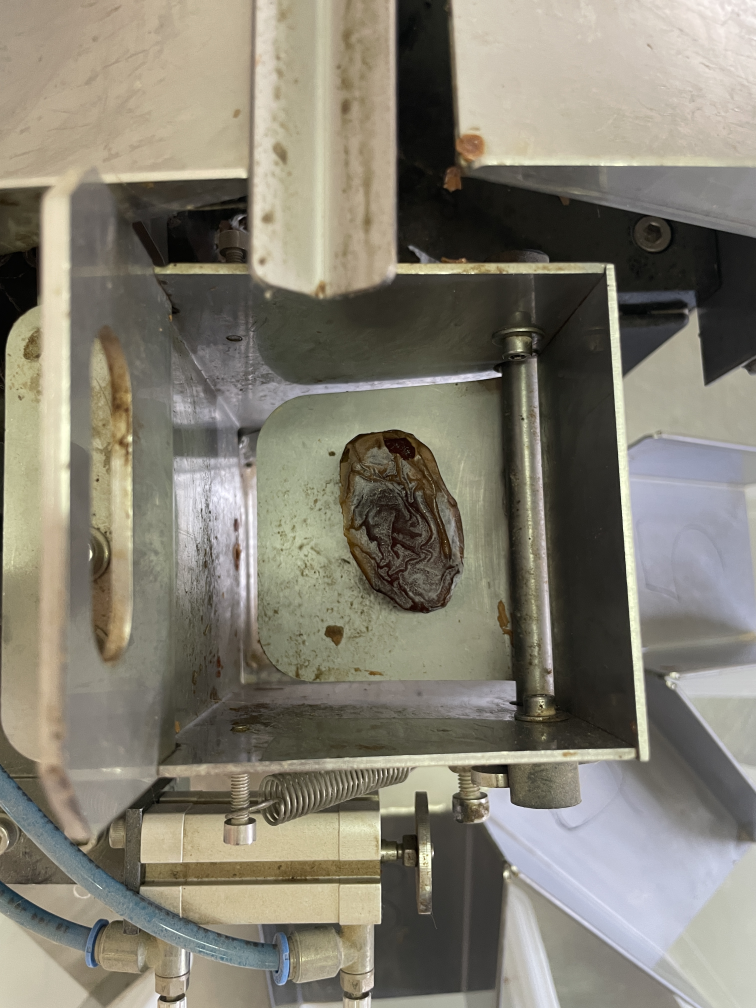
#> input picture tutorials/assets/blistered_date.JPG, 3024 x 4032 px, found by its file name (shown at 1/4 size)
$ python 'opencv#6.py'
#> lines starting #> are read from the running program, lines starting #| are printed output that depends on the picture; after the words box and inside, x2 and y2 are one past the last pixel; in counts of white or black regions, pixels touching at a corner belong together
import numpy as np
import cv2

img = cv2.imread('C:\\Workspace\\Projects\\DatesProject\\DateIQP\\tutorials\\assets\\blistered_date.jpg')
#> img is the input picture: shape (4032, 3024, 3); mean B, G, R 114, 127.2, 131.6
img = cv2.resize(img, (0, 0), fx=0.25, fy=0.25)
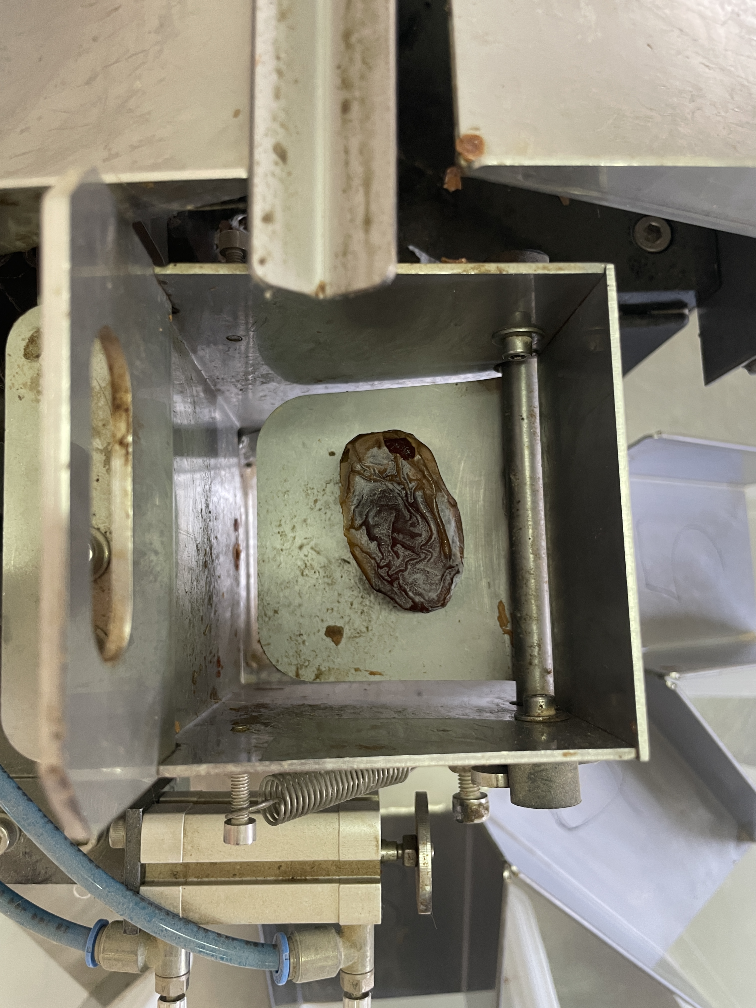
#> img: shape (1008, 756, 3); mean B, G, R 114.2, 127.3, 131.8
grey = cv2.cvtColor(img, cv2.COLOR_BGR2GRAY)
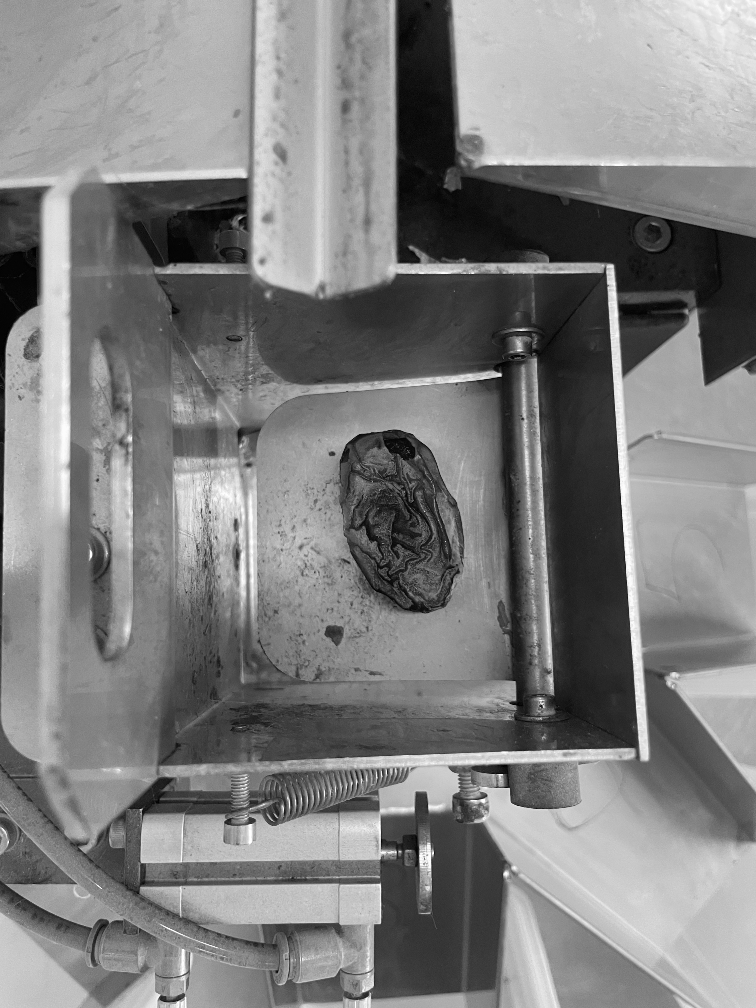
#> grey: shape (1008, 756); min 0, max 255, mean 127.2

corners = cv2.goodFeaturesToTrack(grey, 100, 0.6, 10) # img, quality of corner range, minimum euclidian distance in pixels
#> corners = [[500, 375], [509, 788], [399, 851], [379, 884], [141, 809], [502, 775]]
print(corners)
#| [[[500. 375.]]
#|  [[509. 788.]]
#|  [[399. 851.]]
#|  [[379. 884.]]
#|  [[141. 809.]]
#|  [[502. 775.]]]
corners = np.int0(corners)

for corner in corners:
    print(corner)
    x,y = corner.ravel()
    cv2.circle(img, (x,y), 5, (255, 0, 0), -1)
#> this loop made 6 passes
#| [[500 375]]
#| [[509 788]]
#| [[399 851]]
#| [[379 884]]
#| [[141 809]]
#| [[502 775]]
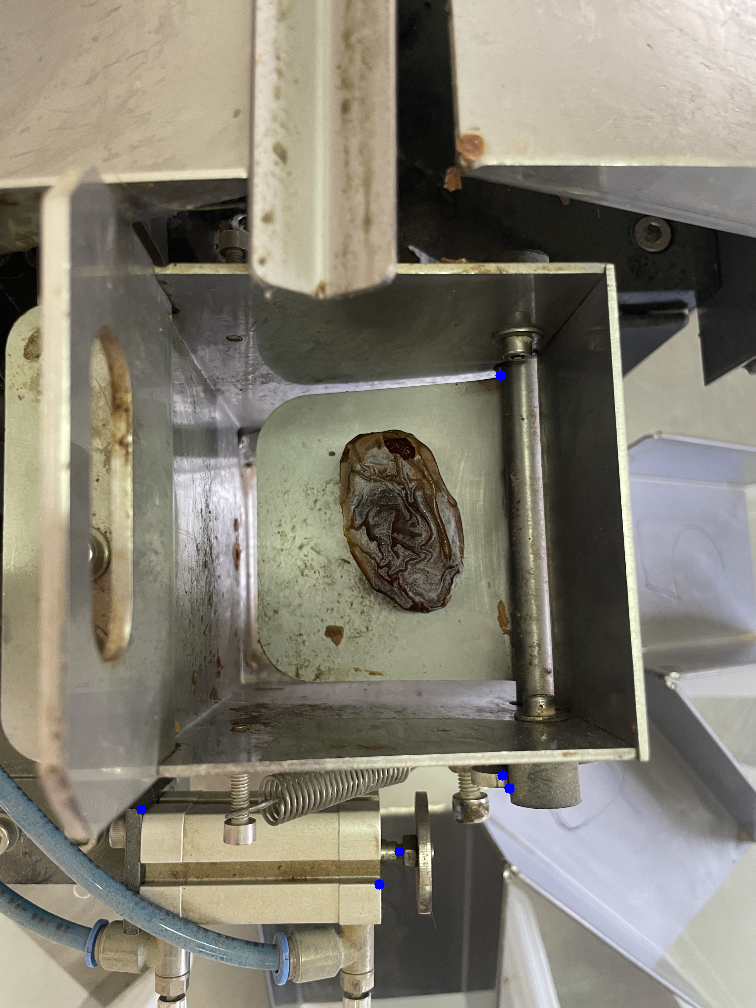
#> img: shape (1008, 756, 3); 0.06% of pixels changed, all inside (x1, y1, x2, y2) = (136, 370, 515, 890)


cv2.imshow("Frame", img)
cv2.waitKey(0)
cv2.destroyAllWindows()

$ run again, with tutorials/assets/blank.jpg copied over tutorials/assets/blistered_date.JPG
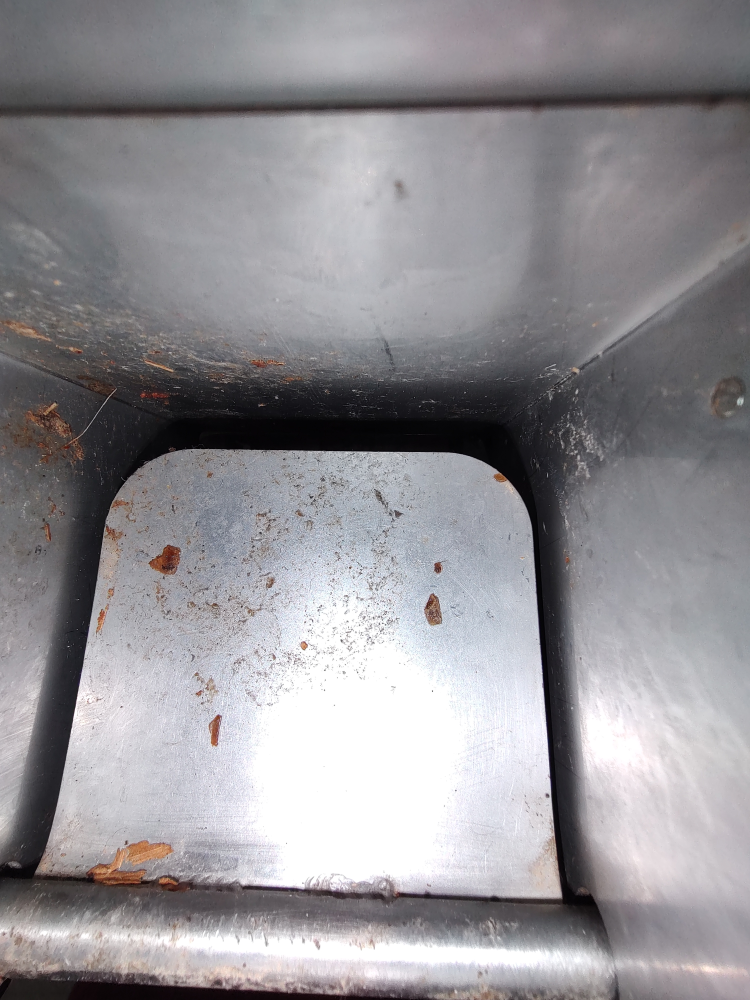
#> input picture tutorials/assets/blank.jpg, 3000 x 4000 px, found by its file name (shown at 1/4 size)
#> img is the input picture: shape (4000, 3000, 3); mean B, G, R 149.4, 145.4, 147.6
#> `img = cv2.resize(img, (0, 0), fx=0.25, fy=0.25)`:
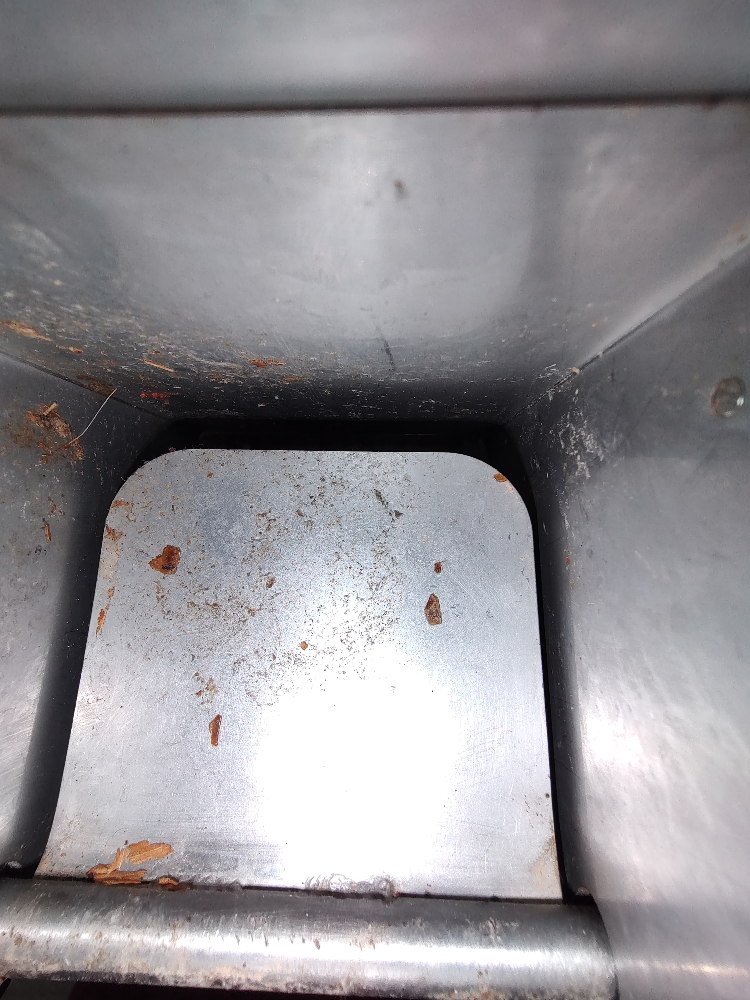
#> img: shape (1000, 750, 3); mean B, G, R 149.5, 145.5, 147.7
#> corners = [[350, 567], [341, 640], [310, 497], [260, 532], [360, 570], [546, 794], [121, 706], [324, 670], [359, 625], [318, 610], [241, 606], [368, 606]]
#| [[[350. 567.]]
#|  [[341. 640.]]
#|  [[310. 497.]]
#|  [[260. 532.]]
#|  [[360. 570.]]
#|  [[546. 794.]]
#> (further printed lines are left out)
#> the loop `for corner in corners:` made 12 passes
#> (printed output is left out)
#> after the loop `for corner in corners:`:
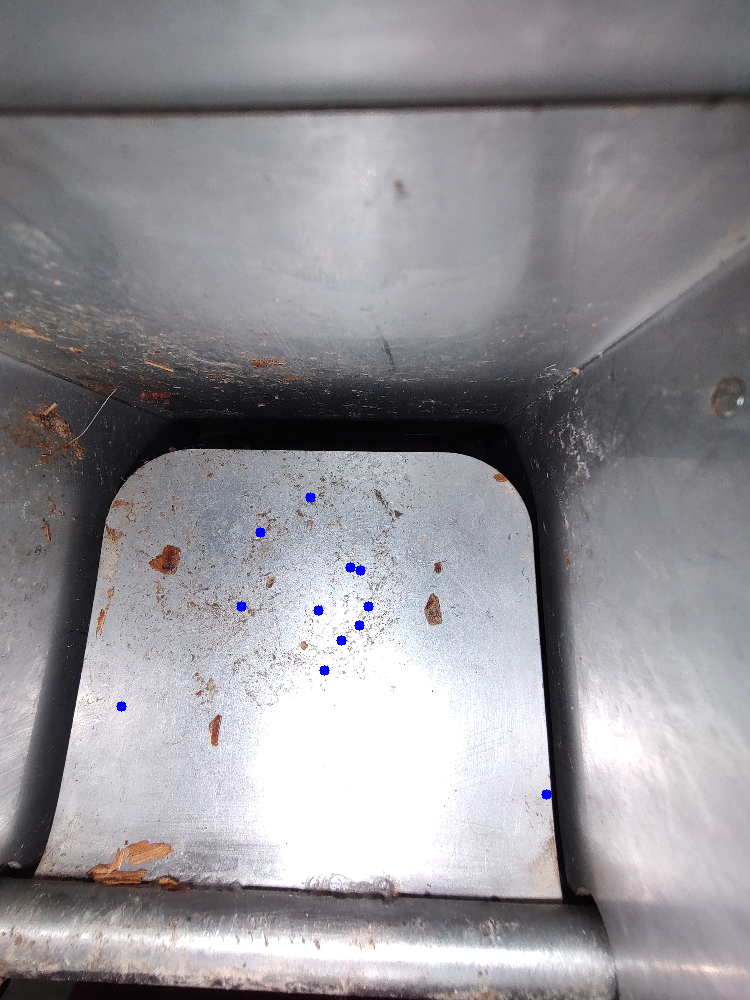
#> img: shape (1000, 750, 3); 0.13% of pixels changed, all inside (x1, y1, x2, y2) = (116, 492, 552, 800)

$ run again, with tutorials/assets/date.jpg copied over tutorials/assets/blistered_date.JPG
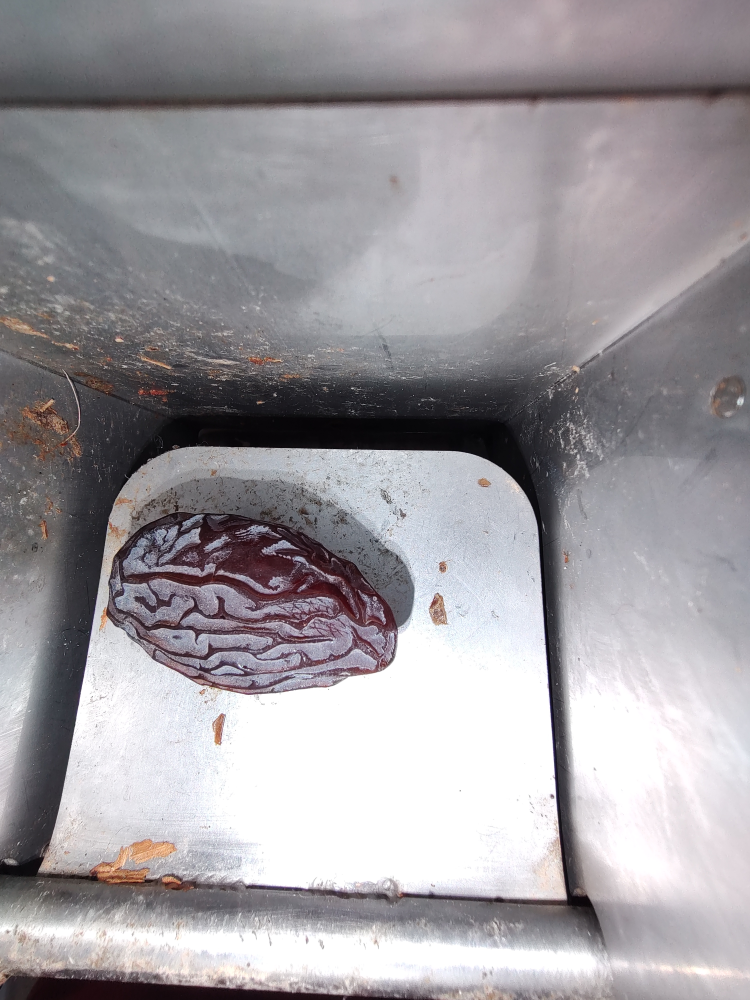
#> input picture tutorials/assets/date.jpg, 3000 x 4000 px, found by its file name (shown at 1/4 size)
#> img is the input picture: shape (4000, 3000, 3); mean B, G, R 160, 155.7, 159.4
#> `img = cv2.resize(img, (0, 0), fx=0.25, fy=0.25)`:
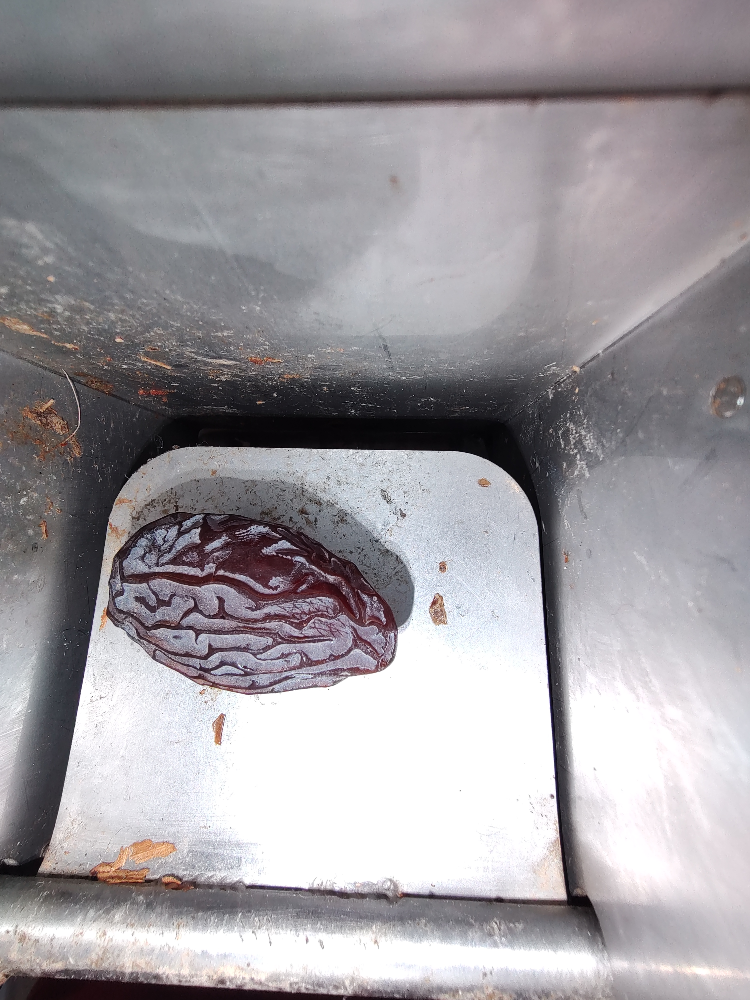
#> img: shape (1000, 750, 3); mean B, G, R 160.1, 155.8, 159.5
#> corners = 22 rows, first 8: [199, 541], [199, 528], [275, 395], [211, 672], [273, 577], [243, 672], [262, 550], [275, 554]
#> (printed output is left out)
#> the loop `for corner in corners:` made 22 passes
#> (printed output is left out)
#> after the loop `for corner in corners:`:
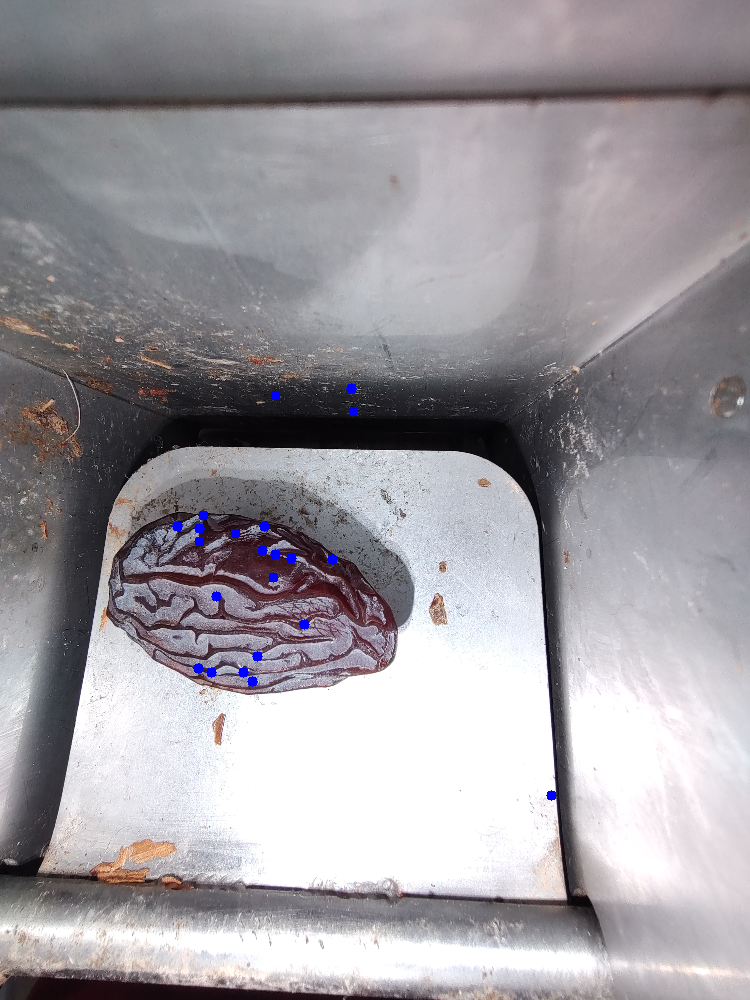
#> img: shape (1000, 750, 3); 0.24% of pixels changed, all inside (x1, y1, x2, y2) = (172, 383, 557, 801)

$ run again, with tutorials/assets/normal_date.JPG copied over tutorials/assets/blistered_date.JPG
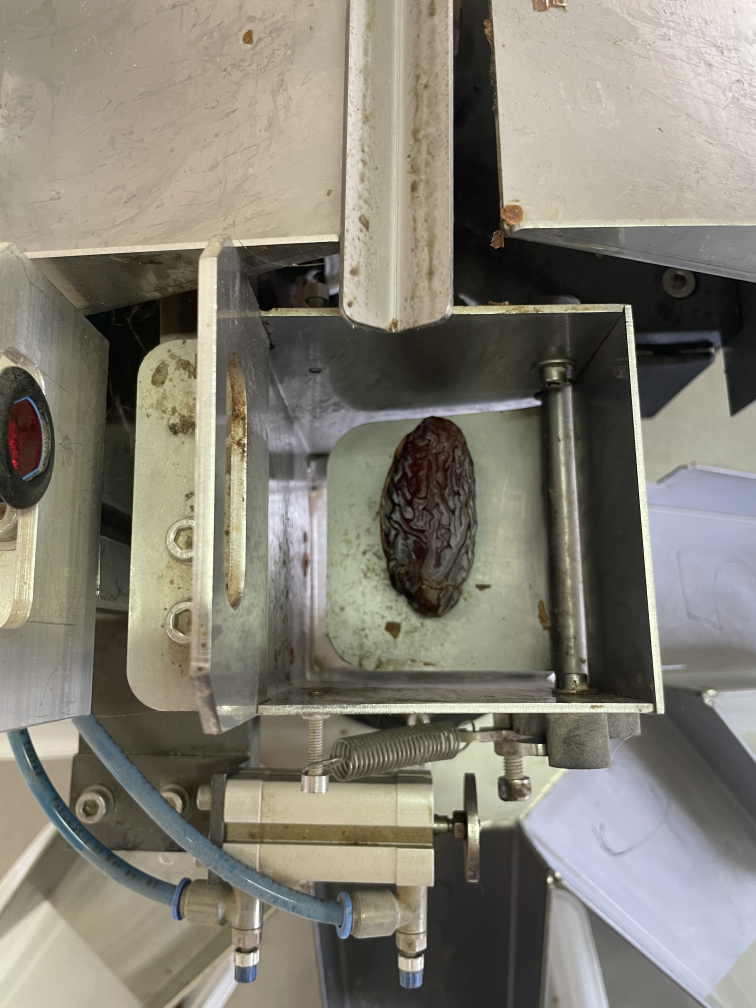
#> input picture tutorials/assets/normal_date.JPG, 3024 x 4032 px, found by its file name (shown at 1/4 size)
#> img is the input picture: shape (4032, 3024, 3); mean B, G, R 115.5, 127.6, 131.5
#> `grey = cv2.cvtColor(img, cv2.COLOR_BGR2GRAY)`:
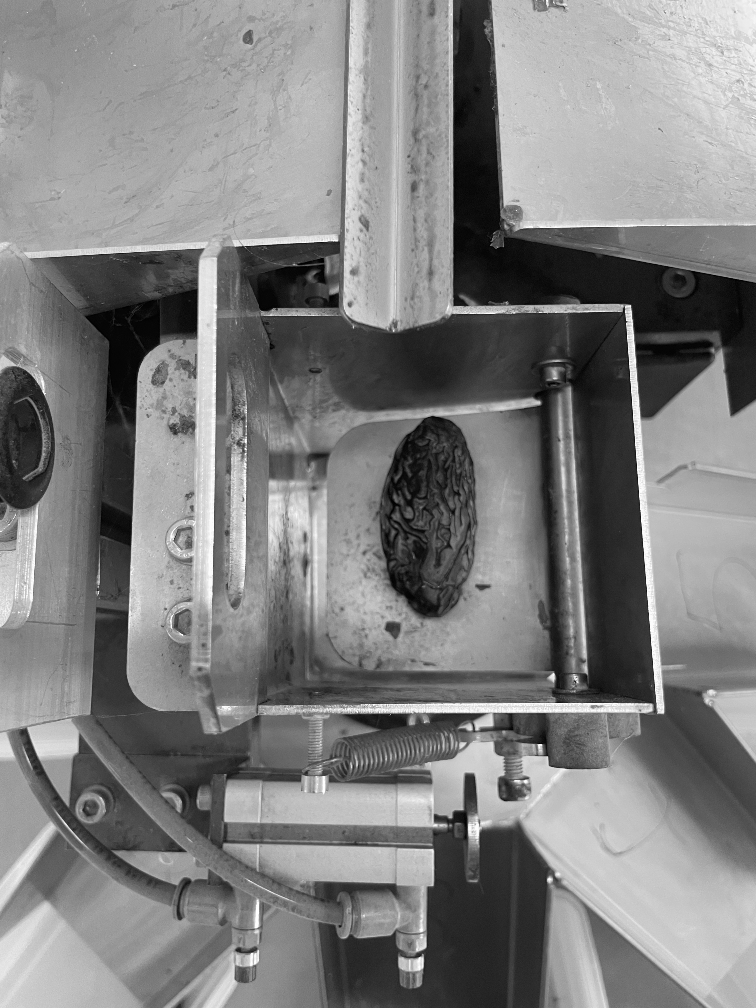
#> grey: shape (1008, 756); min 0, max 255, mean 127.5
#> corners = [[630, 305], [541, 745], [626, 321], [547, 757], [553, 673], [393, 331]]
#| [[[630. 305.]]
#|  [[541. 745.]]
#|  [[626. 321.]]
#|  [[547. 757.]]
#|  [[553. 673.]]
#|  [[393. 331.]]]
#> the loop `for corner in corners:` made 6 passes
#> (printed output is left out)
#> after the loop `for corner in corners:`:
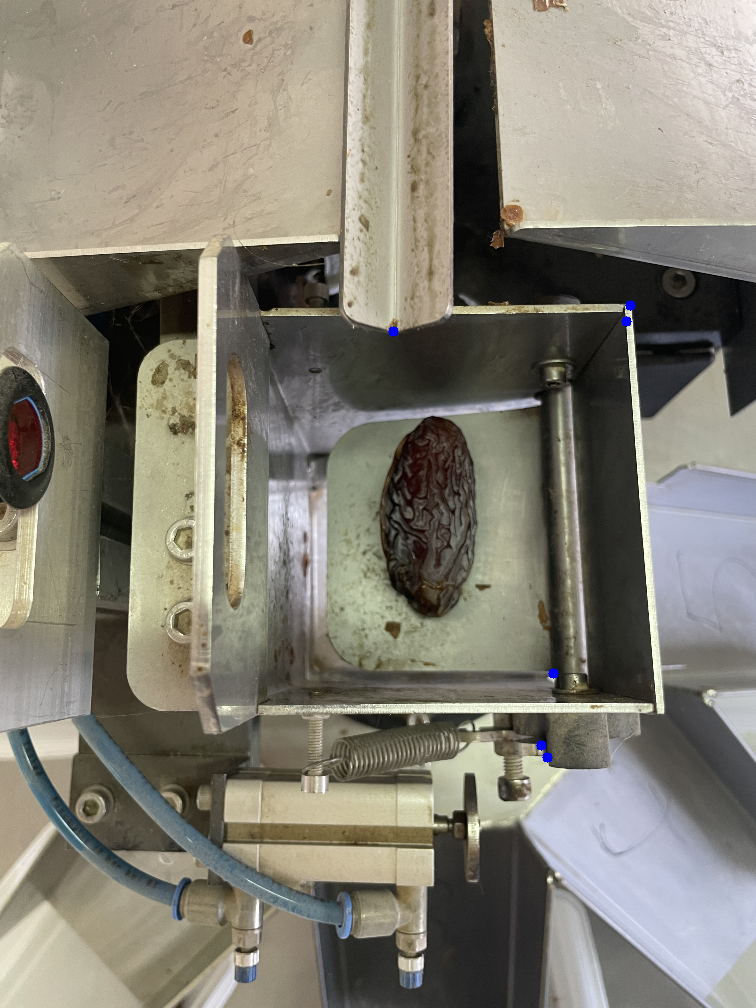
#> img: shape (1008, 756, 3); mean B, G, R 115.7, 127.7, 131.5
